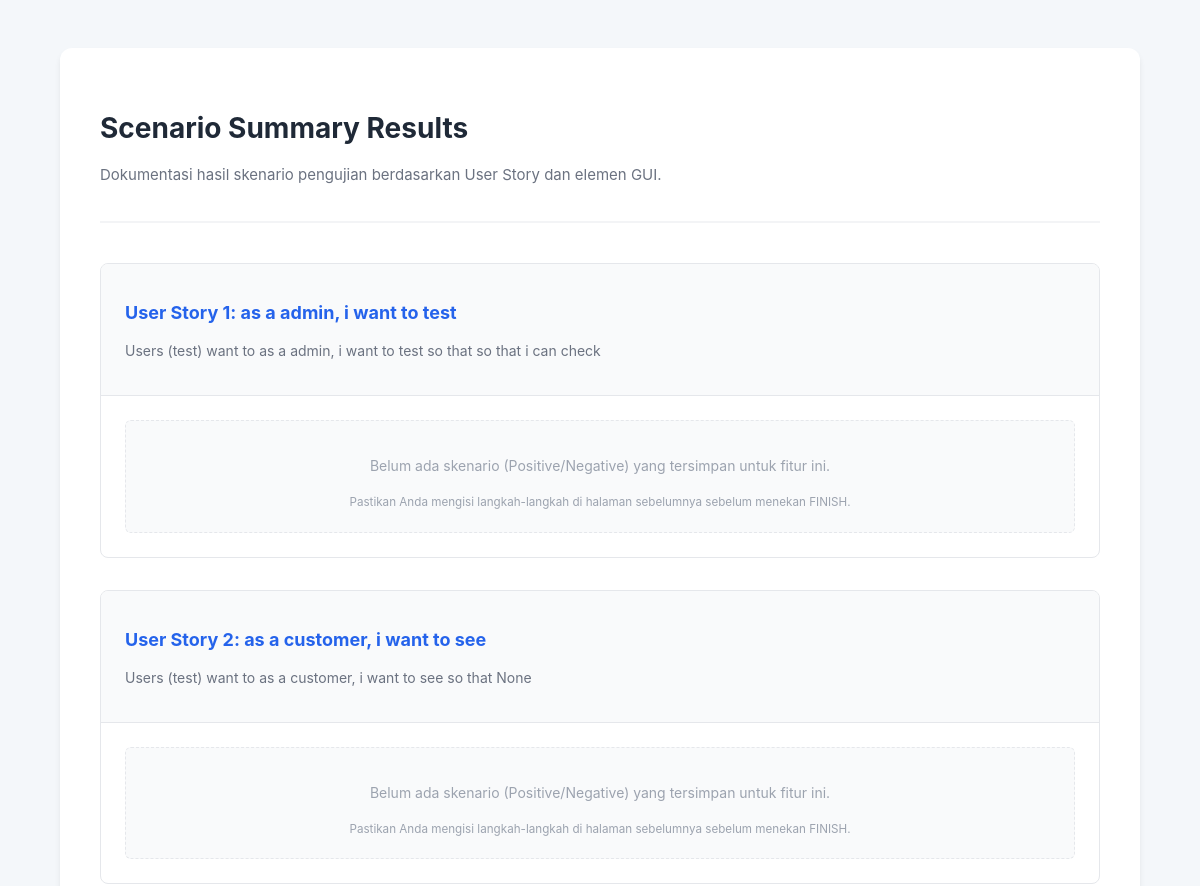
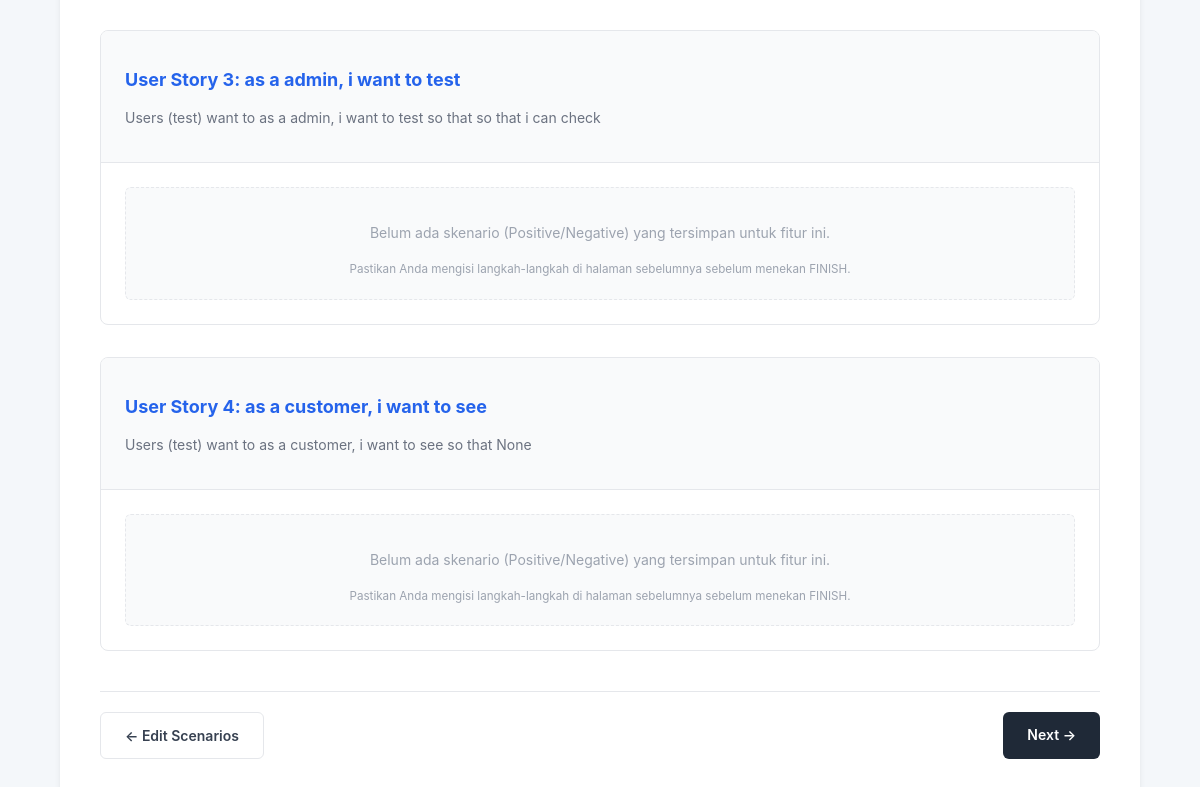
Page /scenario_result/ on the earlier database version (2 pictures, top to bottom).
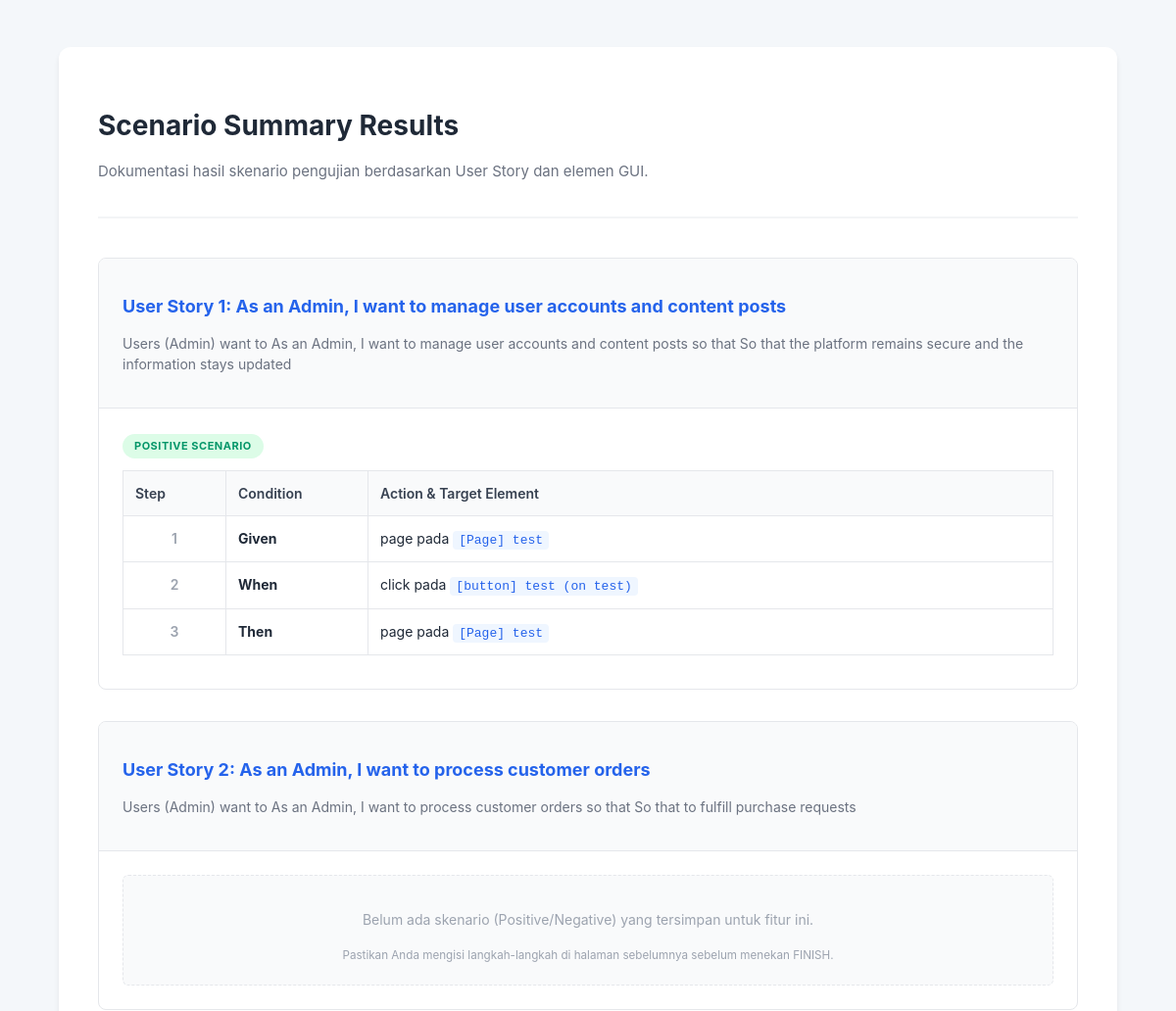
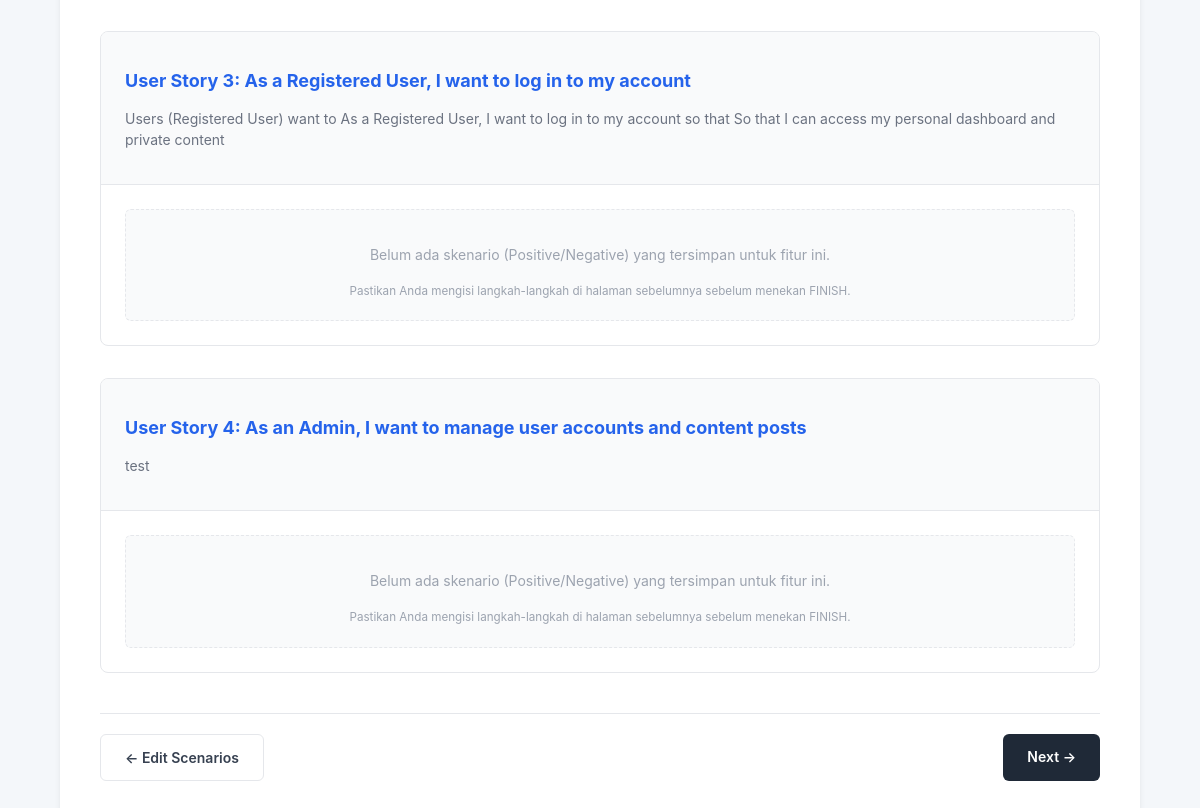
Same page on the later database version (2 pictures, top to bottom).
### main/models.py (models this page shows, shortened)
class UseCaseSpecification(models.Model):
    id = models.AutoField(primary_key=True)
    gui = models.ForeignKey(GUI, on_delete=models.CASCADE, null=True, blank=True)
    feature_name = models.CharField(max_length=255, default="Feature")
    summary_description = models.TextField(null=True, blank=True)
    PRIORITY_CHOICES = [
        ('Must Have', 'Must Have'),
        ('Should Have', 'Should Have'),
        ('Could Have', 'Could Have'),
        ("Won't Have", "Won't Have"),
    ]
    priority = models.CharField(max_length=50, choices=PRIORITY_CHOICES, default='Must Have')
    STATUS_CHOICES = [
        ('Active', 'Active'),
        ('Inactive', 'Inactive')
    ]
    status = models.CharField(max_length=50, choices=STATUS_CHOICES, default='Active')
    input_precondition = models.TextField(null=True, blank=True)
    input_postcondition = models.TextField(null=True, blank=True)

class TestScenario(models.Model):
    SCENARIO_TYPES = [('Positive', 'Positive'), ('Negative', 'Negative')]
    use_case = models.ForeignKey(UseCaseSpecification, on_delete=models.CASCADE, related_name='scenarios')
    scenario_type = models.CharField(max_length=20, choices=SCENARIO_TYPES)

class TestStep(models.Model):
    scenario = models.ForeignKey(TestScenario, on_delete=models.CASCADE, related_name='steps')
    step_number = models.IntegerField()
    condition = models.CharField(max_length=50)
    action_type = models.CharField(max_length=50)
    target_id = models.CharField(max_length=100, null=True, blank=True)
    target_text = models.CharField(max_length=255, null=True, blank=True)

### main/views.py (the view)
# urls.py: path('scenario_result/', views.scenario_result, name='scenario_result'),
def scenario_result(request):
    specs = UseCaseSpecification.objects.prefetch_related(
        'scenarios__steps'  # ← Sesuaikan dengan related_name di models
    ).all()
    print("=" * 60)
    print("🔍 SCENARIO RESULT DEBUG")
    print(f"Total Specs: {specs.count()}")
    for spec in specs:
        scenarios = spec.scenarios.all()  # ← Ganti jadi .scenarios
        print(f"\nSpec: {spec.feature_name} (ID: {spec.id})")
        print(f"  Scenarios: {scenarios.count()}")
        for scenario in scenarios:
            steps = scenario.steps.all()  # ← Ganti jadi .steps
            print(f"    - {scenario.scenario_type}: {steps.count()} steps")
    print("=" * 60)
    return render(request, 'main/scenario_result.html', {'specs': specs})

### main/templates/main/scenario_result.html (shortened to what this page needs)
<!DOCTYPE html>
<html lang="en">
<head>
</head>
<body>
<div class="container">
    <header>
        <h1>Scenario Summary Results</h1>
        <p class="subtitle">Dokumentasi hasil skenario pengujian berdasarkan User Story dan elemen GUI.</p>
    </header>
    {% for spec in specs %}
    <div class="story-card">
        <div class="story-header">
            <h2>User Story {{ forloop.counter }}: {{ spec.feature_name }}</h2>
            <p style="font-size: 14px; color: #6b7280;">{{ spec.summary_description|default:"No description provided." }}</p>
        </div>
        <div class="scenario-container">
            {% for scenario in spec.scenarios.all %}
            <div class="scenario-group">
                <span class="scenario-badge {% if scenario.scenario_type == 'Positive' %}bg-pos{% else %}bg-neg{% endif %}">
                    {{ scenario.scenario_type }} Scenario
                </span>
                <table class="result-table">
                    <thead>
                        <tr>
                            <th width="80">Step</th>
                            <th width="120">Condition</th>
                            <th>Action & Target Element</th>
                        </tr>
                    </thead>
                    <tbody>
                        {% for step in scenario.steps.all|dictsort:"step_number" %}
                        <tr>
                            <td class="step-col">{{ step.step_number }}</td>
                            <td class="cond-col">{{ step.condition }}</td>
                            <td>
                                <span>{{ step.action_type }}</span> pada
                                <span class="target-highlight">{{ step.target_text }}</span>
                            </td>
                        </tr>
                        {% endfor %}
                    </tbody>
                </table>
            </div>
            {% empty %}
            <div class="no-data">
                <p>Belum ada skenario (Positive/Negative) yang tersimpan untuk fitur ini.</p>
                <small>Pastikan Anda mengisi langkah-langkah di halaman sebelumnya sebelum menekan FINISH.</small>
            </div>
            {% endfor %}
        </div>
    </div>
    {% endfor %}
    <div class="navigation">
        <a href="{% url 'main:user_scenario' %}" class="btn btn-secondary">&larr; Edit Scenarios</a>
        <a href="{% url 'main:import_sql' %}" class="btn btn-primary">Next &rarr;</a>
    </div>
</div>
</body>
</html>

### main/templates/main/scenario_result.html (style rules this page uses)
:root { --primary: #2563eb; --success: #059669; --danger: #dc2626; --gray-50: #f9fafb; --gray-100: #f3f4f6; --gray-200: #e5e7eb; --gray-700: #374151; --gray-800: #1f2937; }
body { font-family: 'Inter', -apple-system, sans-serif; background-color: #f4f7fa; color: var(--gray-800); line-height: 1.5; padding: 40px 20px; }
.container { max-width: 1000px; margin: 0 auto; background: #ffffff; padding: 40px; border-radius: 12px; box-shadow: 0 4px 6px -1px rgba(0, 0, 0, 0.1); }
header { border-bottom: 2px solid var(--gray-100); padding-bottom: 20px; margin-bottom: 40px; }
h1 { font-size: 28px; margin-bottom: 8px; color: var(--gray-800); }
.subtitle { color: #6b7280; font-size: 15px; }
.story-card { border: 1px solid var(--gray-200); border-radius: 8px; margin-bottom: 32px; overflow: hidden; }
.story-header { background: var(--gray-50); padding: 20px 24px; border-bottom: 1px solid var(--gray-200); }
.story-header h2 { font-size: 18px; color: var(--primary); margin-bottom: 4px; }
.scenario-container { padding: 24px; }
.scenario-group { margin-bottom: 24px; }
.scenario-group:last-child { margin-bottom: 0; }
.scenario-badge { display: inline-block; padding: 4px 12px; border-radius: 20px; font-size: 11px; font-weight: 700; text-transform: uppercase; letter-spacing: 0.5px; margin-bottom: 12px; }
.bg-pos { background: #dcfce7; color: var(--success); }
.result-table { width: 100%; border-collapse: collapse; font-size: 14px; margin-bottom: 10px; }
.result-table th { background: var(--gray-50); text-align: left; padding: 12px; border: 1px solid var(--gray-200); color: var(--gray-700); font-weight: 600; }
.result-table td { padding: 12px; border: 1px solid var(--gray-200); vertical-align: top; }
.step-col { text-align: center; font-weight: 600; color: #9ca3af; }
.cond-col { font-weight: 700; color: var(--gray-800); width: 100px; }
.target-highlight { background: #eff6ff; color: var(--primary); padding: 2px 6px; border-radius: 4px; font-family: 'SFMono-Regular', Consolas, monospace; font-size: 13px; }
.no-data { padding: 20px; background: var(--gray-50); border: 1px dashed var(--gray-200); border-radius: 6px; text-align: center; color: #9ca3af; font-size: 14px; }
.navigation { display: flex; justify-content: space-between; margin-top: 40px; padding-top: 20px; border-top: 1px solid var(--gray-200); }
.btn { padding: 12px 24px; border-radius: 6px; text-decoration: none; font-weight: 600; font-size: 14px; transition: all 0.2s; }
.btn-secondary { background: white; border: 1px solid var(--gray-200); color: var(--gray-700); }
.btn-primary { background: var(--gray-800); color: white; border: none; }

Differences in the rows shown:
removed UseCaseSpecification: feature_name "as a admin, i want to test", summary_description "Users (test) want to as a admin, i want to test so that so that i can check"
removed UseCaseSpecification: feature_name "as a customer, i want to see", summary_description "Users (test) want to as a customer, i want to see so that None"
removed UseCaseSpecification: feature_name "as a admin, i want to test", summary_description "Users (test) want to as a admin, i want to test so that so that i can check"
removed UseCaseSpecification: feature_name "as a customer, i want to see", summary_description "Users (test) want to as a customer, i want to see so that None"
added UseCaseSpecification: feature_name "As an Admin, I want to manage user accounts and content posts", summary_description "Users (Admin) want to As an Admin, I want to manage user accounts and content posts so that So that the platform remains secure and the information stays updated"
added TestScenario: scenario_type "POSITIVE"
added TestStep: step_number "1", condition "Given", action_type "page", target_text "[Page] test"
added TestStep: step_number "2", condition "When", action_type "click", target_text "[button] test (on test)"
added TestStep: step_number "3", condition "Then", action_type "page", target_text "[Page] test"
added UseCaseSpecification: feature_name "As an Admin, I want to process customer orders", summary_description "Users (Admin) want to As an Admin, I want to process customer orders so that So that to fulfill purchase requests"
added UseCaseSpecification: feature_name "As a Registered User, I want to log in to my account", summary_description "Users (Registered User) want to As a Registered User, I want to log in to my account so that So that I can access my personal dashboard and private content"
added UseCaseSpecification: feature_name "As an Admin, I want to manage user accounts and content posts", summary_description "test"
